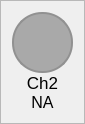
                     <widget class="QFrame" name="frame_ch2">
                      <property name="maximumSize">
                       <size>
                        <width>80</width>
                        <height>150</height>
                       </size>
                      </property>
                      <property name="styleSheet">
                       <string notr="true">font:12px</string>
                      </property>
                      <property name="frameShape">
                       <enum>QFrame::StyledPanel</enum>
                      </property>
                      <property name="frameShadow">
                       <enum>QFrame::Raised</enum>
                      </property>
                      <layout class="QVBoxLayout" name="verticalLayout_8">
                       <property name="spacing">
                        <number>0</number>
                       </property>
                       <item>
                        <widget class="QFrame" name="frame_ch2_color">
                         <property name="sizePolicy">
                          <sizepolicy hsizetype="Fixed" vsizetype="Fixed">
                           <horstretch>0</horstretch>
                           <verstretch>0</verstretch>
                          </sizepolicy>
                         </property>
                         <property name="minimumSize">
                          <size>
                           <width>61</width>
                           <height>61</height>
                          </size>
                         </property>
                         <property name="maximumSize">
                          <size>
                           <width>1000</width>
                           <height>61</height>
                          </size>
                         </property>
                         <property name="sizeIncrement">
                          <size>
                           <width>1</width>
                           <height>1</height>
                          </size>
                         </property>
                         <property name="styleSheet">
                          <string notr="true">border: 2px solid rgb(145, 145, 145);
border-radius: 30px;
background-color: rgb(169, 169, 169)</string>
                         </property>
                         <property name="frameShape">
                          <enum>QFrame::StyledPanel</enum>
                         </property>
                         <property name="frameShadow">
                          <enum>QFrame::Raised</enum>
                         </property>
                        </widget>
                       </item>
                       <item>
                        <widget class="QLabel" name="label_ch2">
                         <property name="minimumSize">
                          <size>
                           <width>61</width>
                           <height>0</height>
                          </size>
                         </property>
                         <property name="maximumSize">
                          <size>
                           <width>16777215</width>
                           <height>30</height>
                          </size>
                         </property>
                         <property name="font">
                          <font>
                           <pointsize>-1</pointsize>
                           <italic>false</italic>
                           <bold>false</bold>
                          </font>
                         </property>
                         <property name="text">
                          <string>&lt;html&gt;&lt;head/&gt;&lt;body&gt;&lt;p&gt;&lt;span style=&quot; font-size:13pt;&quot;&gt;Ch2&lt;/span&gt;&lt;/p&gt;&lt;/body&gt;&lt;/html&gt;</string>
                         </property>
                         <property name="alignment">
                          <set>Qt::AlignCenter</set>
                         </property>
                        </widget>
                       </item>
                       <item>
                        <widget class="QLabel" name="label_ch2_value">
                         <property name="minimumSize">
                          <size>
                           <width>61</width>
                           <height>0</height>
                          </size>
                         </property>
                         <property name="maximumSize">
                          <size>
                           <width>16777215</width>
                           <height>30</height>
                          </size>
                         </property>
                         <property name="font">
                          <font>
                           <pointsize>12</pointsize>
                           <italic>false</italic>
                           <bold>false</bold>
                          </font>
                         </property>
                         <property name="styleSheet">
                          <string notr="true">font:12pt</string>
                         </property>
                         <property name="text">
                          <string>NA</string>
                         </property>
                         <property name="alignment">
                          <set>Qt::AlignCenter</set>
                         </property>
                        </widget>
                       </item>
                      </layout>
                     </widget>
